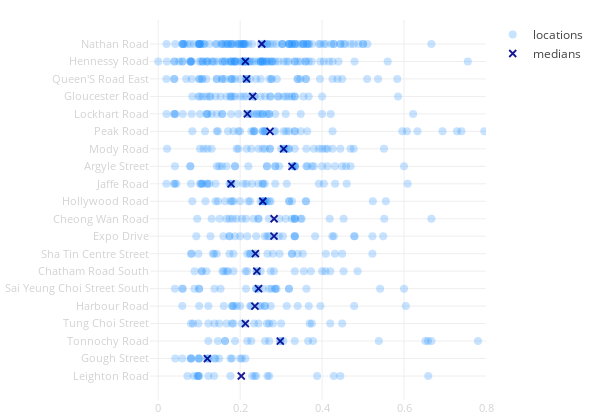

The notebook cell this image was saved under:
### Code cell
face_scatter(city_data)

### Figure 1 — Plotly figure (JSON) as saved in the notebook; plotly's stock layout.template omitted (floating-point values rounded to 4 significant figures; data arrays with more than 128 entries replaced by an {"elided": "..."} marker saying what was removed)
{"data": [{"hoverinfo": "text+x", "marker": {"color": "dodgerblue", "opacity": 0.25, "size": 8}, "mode": "markers", "name": "locations", "text": {"elided": "666 str values"}, "type": "scatter", "uid": "eaadbdac-58aa-11e9-92e8-3c15c2cf2370", "x": {"elided": "666 float values"}, "y": {"elided": "666 str values"}}, {"marker": {"color": "darkblue", "line": {"color": "darkblue", "width": 1.8}, "opacity": 0.9, "size": 7, "symbol": "x-thin-open"}, "mode": "markers", "name": "medians", "type": "scatter", "uid": "eaadc0ae-58aa-11e9-8ae0-3c15c2cf2370", "x": [0.2527, 0.2128, 0.2157, 0.2307, 0.2176, 0.2729, 0.3061, 0.3265, 0.1778, 0.2553, 0.2829, 0.2826, 0.2372, 0.2407, 0.2449, 0.2361, 0.2128, 0.2979, 0.12, 0.2028], "y": ["Nathan Road", "Hennessy Road", "Queen'S Road East", "Gloucester Road", "Lockhart Road", "Peak Road", "Mody Road", "Argyle Street", "Jaffe Road", "Hollywood Road", "Cheong Wan Road", "Expo Drive", "Sha Tin Centre Street", "Chatham Road South", "Sai Yeung Choi Street South", "Harbour Road", "Tung Choi Street", "Tonnochy Road", "Gough Street", "Leighton Road"]}], "layout": {"height": 420, "hovermode": "closest", "margin": {"b": 20, "l": 150, "r": 30, "t": 20}, "showlegend": true, "width": 600, "xaxis": {"range": [-0.02, 0.8], "tickfont": {"color": "lightgrey", "size": 11}, "zeroline": false}, "yaxis": {"autorange": "reversed", "tickangle": 0, "tickfont": {"color": "lightgrey", "size": 11}, "zeroline": false}}}
